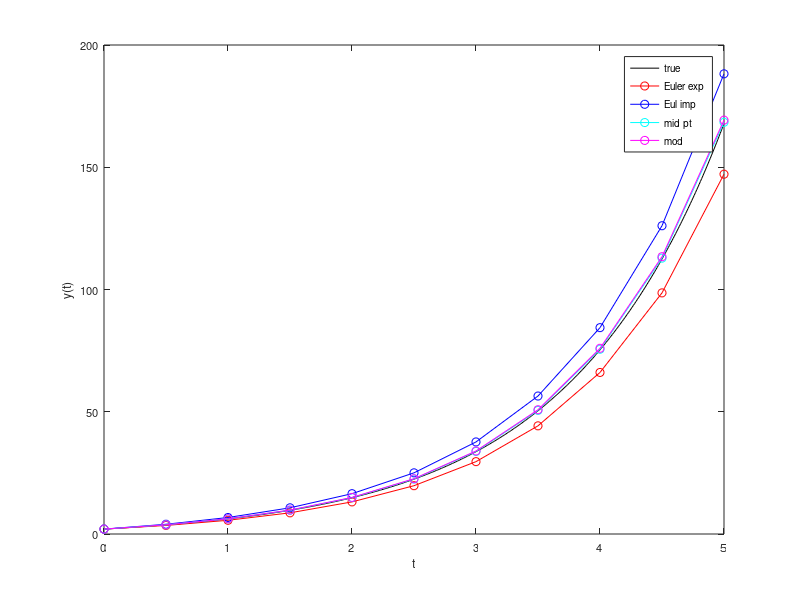

Write MATLAB code to recreate this figure.
function[] = ode_ivp_class()
% MCEN 3030
% Spring 2019
% ODE IVP class example
clear all; close all; clc
format long;

% define test case
h      = 0.5;
tinit  = 0;
tfinal = 5;
yinit  = 2;

f = @(y,t) 4 .* exp(0.8.*t) - 0.5 .* y;

%-------------------------------------------
% solve ODE
%-------------------------------------------
y_exp  = euler_exp(f,yinit, tinit, tfinal, h);
y_imp  = euler_imp(f,yinit, tinit, tfinal, h);
y_mid  = euler_mid(f,yinit, tinit, tfinal, h);
y_mod  = euler_mod(f,yinit, tinit, tfinal, h);
%-------------------------------------------
% plot numerical solutions vs true solution
%-------------------------------------------

% true solution from solving ODE analytically by hand
yt = @(t) ( (2 - 4/1.3).*exp(-0.5.*t) + 4/1.3 .* exp(0.8.*t) );

% plot true
tf = 0:0.01:tfinal;
plot(tf,yt(tf),'-k')
xlabel('t')
ylabel('y(t)')
set(gca,'FontSize',8)

t = tinit:h:tfinal;
hold on
plot(t,y_exp,'-or')
plot(t,y_imp,'-ob')
plot(t,y_mid,'-oc')
plot(t,y_mod,'-om')
legend('true','Euler exp', 'Eul imp', 'mid pt', 'mod')




%calc error
err_exp = abs((y_exp(end) - yt(tfinal)) / yt(tfinal))

err_imp = abs((y_imp(end) - yt(tfinal)) / yt(tfinal))

err_mid = abs((y_mid(end) - yt(tfinal)) / yt(tfinal))

err_mod = abs((y_mod(end) - yt(tfinal)) / yt(tfinal))
end



function [y] = euler_exp(f, yinit, tinit, tfinal, h)
%--------------------------------------------------
% ODE IVP solver with Euler explicit (fwd) method
% inputs:
%  f      = ODE function = dy/dt
%  yinit  = initial value, y(tinit)
%  tinit  = initial time
%  tfinal = final time
%  h      = time step, t(i+1) - t(i)
% output:
%  y      = ODE solution y(t)
%--------------------------------------------------

% initialize values
y(1) = yinit;
t    = [tinit:h:tfinal];
imax = length(t);

% solve

% (a) 
for i = 1:imax-1
            
	y(i+1) = y(i) + h * f(y(i),t(i));
    
end

end


function [y] = euler_imp(f, yinit, tinit, tfinal, h)
%--------------------------------------------------
% ODE IVP solver with Euler impilicit (bwd) method
% inputs:
%  f      = ODE function = dy/dt
%  yinit  = initial value, y(tinit)
%  tinit  = initial time
%  tfinal = final time
%  h      = time step, t(i+1) - t(i)
% output:
%  y      = ODE solution y(t)
%--------------------------------------------------

% initialize values
y(1) = yinit;
t    = [tinit:h:tfinal];
imax = length(t);

% solve

% (a) 
for i = 1:imax-1
    
    %y(i+1) = y(i) + h * f(y(i+1),t(i+1));
	y(i+1) = (y(i) +  4 *h * exp(0.8* t(i+1)))/(1+0.5*h);
    
end

end


function [y] = euler_mid(f, yinit, tinit, tfinal, h)
%--------------------------------------------------
% ODE IVP solver with Euler midpoint (fwd) method
% inputs:
%  f      = ODE function = dy/dt
%  yinit  = initial value, y(tinit)
%  tinit  = initial time
%  tfinal = final time
%  h      = time step, t(i+1) - t(i)
% output:
%  y      = ODE solution y(t)
%--------------------------------------------------

% initialize values
y(1) = yinit;
t    = [tinit:h:tfinal];
imax = length(t);

% solve

% (a) 
for i = 1:imax-1
     
    %estimate y at mid point
	ymid = y(i) + h/2 * f(y(i),t(i));
    
    
    %
    y(i+1) = y(i) + h * f(ymid, t(i) +h/2);
end

end


function [y] = euler_mod(f, yinit, tinit, tfinal, h)
%--------------------------------------------------
% ODE IVP solver with Euler modified (fwd) method
% inputs:
%  f      = ODE function = dy/dt
%  yinit  = initial value, y(tinit)
%  tinit  = initial time
%  tfinal = final time
%  h      = time step, t(i+1) - t(i)
% output:
%  y      = ODE solution y(t)
%--------------------------------------------------

% initialize values
y(1) = yinit;
t    = [tinit:h:tfinal];
imax = length(t);

% solve

% (a) 
for i = 1:imax-1
     
    %equation 25.36a in chapra
    K1 = f(y(i),t(i));
    yhat = y(i) + h* K1;
    
    %equation 25.36b
    K2 = f(yhat, t(i+1));
    phi = 1/2 * (K1 +K2);
    
    %equation 25.36
    y(i+1) = y(i) +h * phi;
    
    
    err = 999;
    while err > 1e-09
        
        yhat = y(i) + h* phi;
    
        %equation 25.36b
        K2 = f(yhat, t(i+1));
        phi = 1/2 * (K1 +K2);
    
        %equation 25.36
        y(i+1) = y(i) +h * phi;
    
        err = abs( y(i+1) - yhat);
    end
end

end
